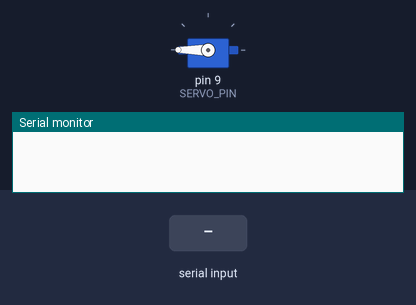
Bench run of a sketch on a simulated Arduino Mega 2560, built with avr-gcc and run on an emulated ATmega2560. On the bench: servo, the last lines printed to the serial monitor. The inputs (shaded band) are chosen by the test bench.

Above: at 1.2 s.
1.3 s: "5\n" received over Serial
At 1.6 s:
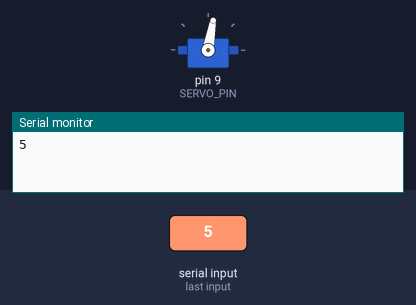
2.8 s: "90,45\n" received over Serial
At 4.2 s:
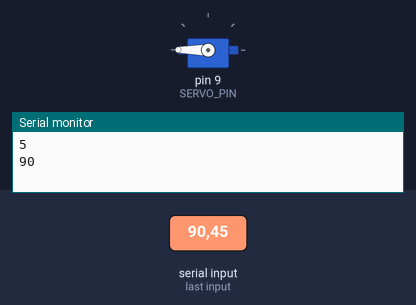
Timing chart, 0 to 5.8 s (numbered marks = the images above; inputs shaded):
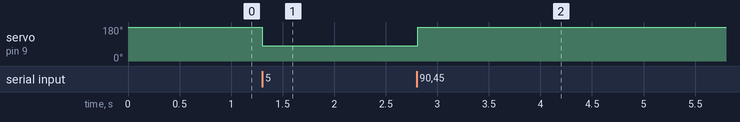

Measured:
- after the input at 1.3 s, servo on pin 9 (SERVO_PIN): 180° → 80° at once
- after the input at 2.8 s, servo on pin 9 (SERVO_PIN): 80° → 180° at once

The sketch:

Gesture_LIDAR_Servo.ino
```cpp
#include <SoftwareSerial.h>
#include <Servo.h>
#include <LiquidCrystal.h>
SoftwareSerial Serial1(10,11);
Servo Myservo;
const int SERVO_PIN = 9;
int x;
boolean shit;
void setup() {
  Serial.begin(9600);
  Myservo.attach(SERVO_PIN);
  shit = false;
}
void loop() {
  if (Serial.available()) {
     x  = Serial.readStringUntil('\n').toInt();
     Serial.println(x);
   }
  if (x == 5){

      Myservo.write(80);
      delay(10);

   }
   else{
      Myservo.write(180);
      delay(10);
   }
  delay(10);
}
```
